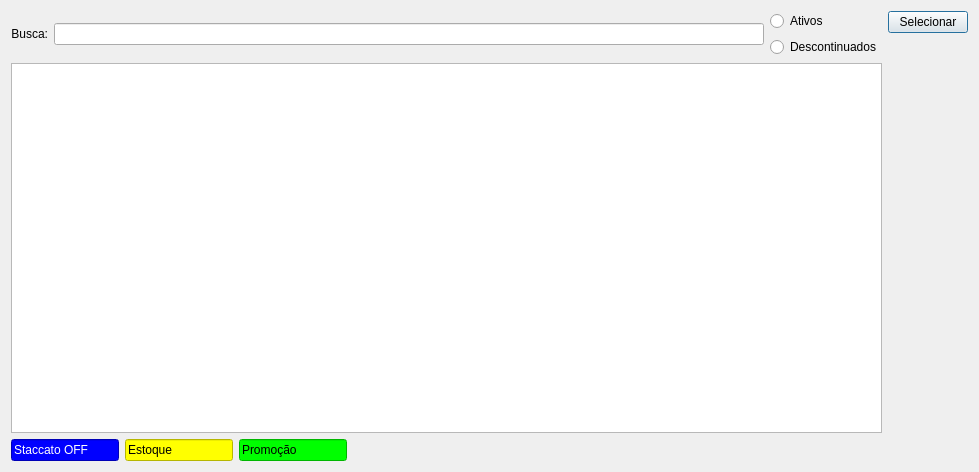
<?xml version="1.0" encoding="UTF-8"?>
<ui version="4.0">
 <class>SearchDialog</class>
 <widget class="QDialog" name="SearchDialog">
  <property name="geometry">
   <rect>
    <x>0</x>
    <y>0</y>
    <width>979</width>
    <height>472</height>
   </rect>
  </property>
  <property name="windowTitle">
   <string>Buscar produto</string>
  </property>
  <property name="locale">
   <locale language="Portuguese" country="Brazil"/>
  </property>
  <layout class="QGridLayout" name="gridLayout_2">
   <item row="0" column="1">
    <widget class="QPushButton" name="pushButtonSelecionar">
     <property name="sizePolicy">
      <sizepolicy hsizetype="Fixed" vsizetype="Fixed">
       <horstretch>0</horstretch>
       <verstretch>0</verstretch>
      </sizepolicy>
     </property>
     <property name="text">
      <string>Selecionar</string>
     </property>
     <property name="default">
      <bool>true</bool>
     </property>
    </widget>
   </item>
   <item row="2" column="0">
    <layout class="QHBoxLayout" name="horizontalLayout">
     <item>
      <widget class="QLineEdit" name="lineEditEstoque_2">
       <property name="sizePolicy">
        <sizepolicy hsizetype="Fixed" vsizetype="Fixed">
         <horstretch>0</horstretch>
         <verstretch>0</verstretch>
        </sizepolicy>
       </property>
       <property name="styleSheet">
        <string notr="true">background-color: rgb(0, 0, 255);
color: rgb(255, 255, 255);</string>
       </property>
       <property name="text">
        <string>Staccato OFF</string>
       </property>
       <property name="readOnly">
        <bool>true</bool>
       </property>
      </widget>
     </item>
     <item>
      <widget class="QLineEdit" name="lineEditEstoque">
       <property name="sizePolicy">
        <sizepolicy hsizetype="Fixed" vsizetype="Fixed">
         <horstretch>0</horstretch>
         <verstretch>0</verstretch>
        </sizepolicy>
       </property>
       <property name="styleSheet">
        <string notr="true">background-color: rgb(255, 255, 0);
color: rgb(0, 0, 0);</string>
       </property>
       <property name="text">
        <string>Estoque</string>
       </property>
       <property name="readOnly">
        <bool>true</bool>
       </property>
      </widget>
     </item>
     <item>
      <widget class="QLineEdit" name="lineEditPromocao">
       <property name="sizePolicy">
        <sizepolicy hsizetype="Fixed" vsizetype="Fixed">
         <horstretch>0</horstretch>
         <verstretch>0</verstretch>
        </sizepolicy>
       </property>
       <property name="styleSheet">
        <string notr="true">background-color: rgb(0, 255, 0);
color: rgb(0, 0, 0);</string>
       </property>
       <property name="text">
        <string>Promoção</string>
       </property>
       <property name="readOnly">
        <bool>true</bool>
       </property>
      </widget>
     </item>
     <item>
      <spacer name="horizontalSpacer">
       <property name="orientation">
        <enum>Qt::Horizontal</enum>
       </property>
       <property name="sizeHint" stdset="0">
        <size>
         <width>40</width>
         <height>20</height>
        </size>
       </property>
      </spacer>
     </item>
    </layout>
   </item>
   <item row="1" column="1">
    <spacer name="verticalSpacer">
     <property name="orientation">
      <enum>Qt::Vertical</enum>
     </property>
     <property name="sizeHint" stdset="0">
      <size>
       <width>20</width>
       <height>40</height>
      </size>
     </property>
    </spacer>
   </item>
   <item row="0" column="0" rowspan="2">
    <layout class="QGridLayout" name="gridLayout">
     <item row="0" column="0">
      <widget class="QLabel" name="labelBusca">
       <property name="sizePolicy">
        <sizepolicy hsizetype="Preferred" vsizetype="Preferred">
         <horstretch>0</horstretch>
         <verstretch>0</verstretch>
        </sizepolicy>
       </property>
       <property name="text">
        <string>Busca:</string>
       </property>
       <property name="alignment">
        <set>Qt::AlignRight|Qt::AlignTrailing|Qt::AlignVCenter</set>
       </property>
      </widget>
     </item>
     <item row="0" column="1">
      <widget class="QLineEdit" name="lineEditBusca">
       <property name="toolTip">
        <string>&lt;html&gt;&lt;head/&gt;&lt;body&gt;&lt;p&gt;Escreva aqui os termos da busca&lt;/p&gt;&lt;/body&gt;&lt;/html&gt;</string>
       </property>
       <property name="clearButtonEnabled">
        <bool>true</bool>
       </property>
      </widget>
     </item>
     <item row="0" column="2">
      <layout class="QVBoxLayout" name="verticalLayout_2">
       <item>
        <widget class="QRadioButton" name="radioButtonProdAtivos">
         <property name="text">
          <string>Ativos</string>
         </property>
        </widget>
       </item>
       <item>
        <widget class="QRadioButton" name="radioButtonProdDesc">
         <property name="text">
          <string>Descontinuados</string>
         </property>
        </widget>
       </item>
      </layout>
     </item>
     <item row="1" column="0" colspan="3">
      <widget class="TableView" name="table">
       <property name="mouseTracking">
        <bool>true</bool>
       </property>
       <property name="toolTip">
        <string>&lt;html&gt;&lt;head/&gt;&lt;body&gt;&lt;p&gt;Clique duas vezes sobre a linha para selecionar&lt;/p&gt;&lt;/body&gt;&lt;/html&gt;</string>
       </property>
       <property name="editTriggers">
        <set>QAbstractItemView::NoEditTriggers</set>
       </property>
       <property name="alternatingRowColors">
        <bool>true</bool>
       </property>
       <property name="selectionMode">
        <enum>QAbstractItemView::SingleSelection</enum>
       </property>
       <property name="selectionBehavior">
        <enum>QAbstractItemView::SelectRows</enum>
       </property>
       <property name="sortingEnabled">
        <bool>true</bool>
       </property>
      </widget>
     </item>
    </layout>
   </item>
  </layout>
 </widget>
 <customwidgets>
  <customwidget>
   <class>TableView</class>
   <extends>QTableView</extends>
   <header>src/tableview.h</header>
  </customwidget>
 </customwidgets>
 <tabstops>
  <tabstop>lineEditBusca</tabstop>
  <tabstop>pushButtonSelecionar</tabstop>
 </tabstops>
 <resources/>
 <connections/>
</ui>
